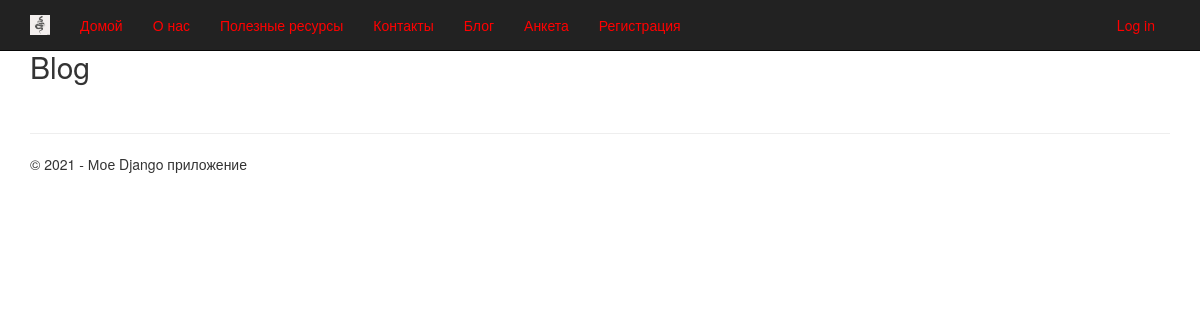
The app's page /blog, older data.
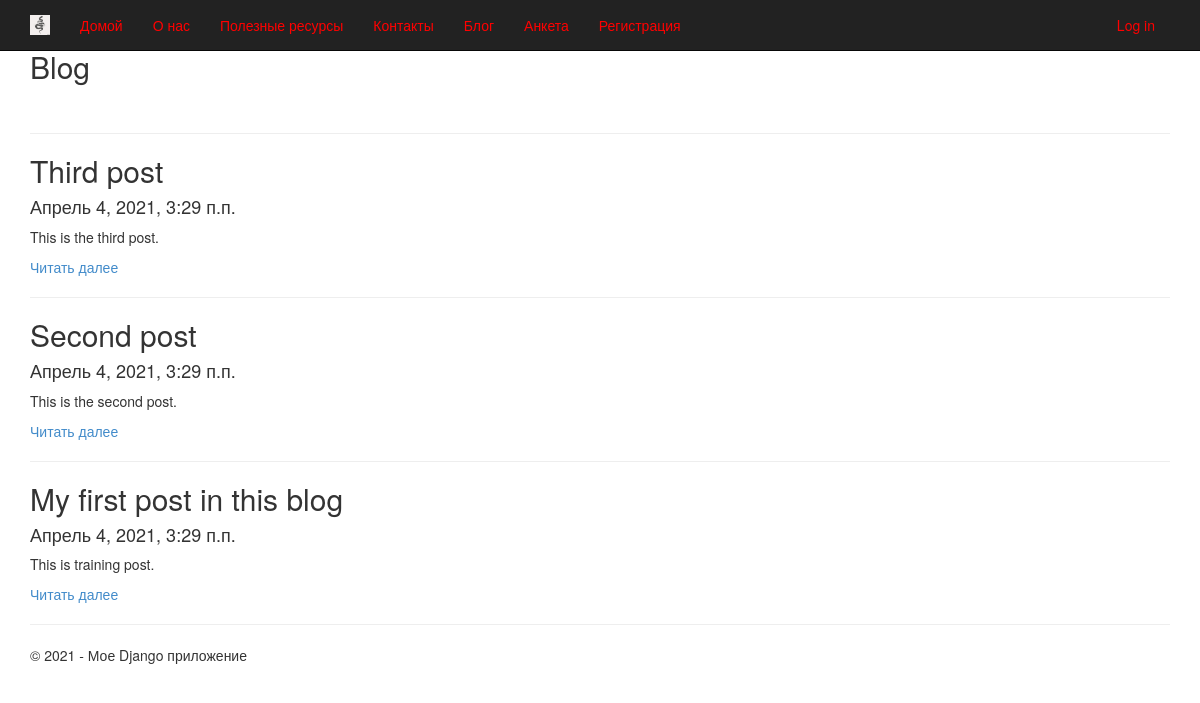
The same page, newer data.
### app/models.py (models this page shows, shortened)
class Blog(models.Model):
    title = models.CharField(max_length=100, unique_for_date='posted', verbose_name='Article')
    description = models.TextField(verbose_name='Synopsis') # Synopsis = short description
    content = models.TextField(verbose_name='Full description')
    posted = models.DateTimeField(default=datetime.now(), db_index=True, verbose_name='Publicated')
    author = models.ForeignKey(User, null=True, blank=True, on_delete = models.SET_NULL, verbose_name = "Author")
    class Meta:
        db_table = 'Posts'                  # name of the DB table
        ordering = ['-posted']              # order of sort data in model ("-" - descending)
        verbose_name = 'blog post'          # name that can we see in administration module
        verbose_name_plural = 'blog post'   # for all posts in blog

### app/views.py (the view)
# urls.py: url(r'^blog', app.views.blog, name='blog'),
def blog(request):
    posts = Blog.objects.all()      # query for choose all posts from model
    assert isinstance(request, HttpRequest)
    return render(
        request,
        'app/blog.html',
        {
            'title': 'Blog',
            'posts': posts,             # transfer list of posts in template of web-page
            'year': datetime.now().year,
        }
    )

### app/templates/app/blog.html
﻿{% extends "app/layout.html" %}
{% block content %}
<h2> {{ title }} </h2><br />
{% for post in posts %}
<hr />
<div class="">
    <h2> {{ post.title }} </h2>
    <h4> {{ post.posted }} </h4>
    <p> {{ post.description }} </p>
    <p><a href="{% url 'blogpost' parametr=post.id %}"> Читать далее </a></p>
</div>
{% endfor %}
{% endblock %}

### app/templates/app/layout.html (shortened to what this page needs)
﻿<!DOCTYPE html>
<html>
<head>
    {% load staticfiles %}
    <link rel="stylesheet" type="text/css" href="{% static 'app/content/bootstrap.css' %}" />
    <link rel="stylesheet" type="text/css" href="{% static 'app/content/site.css' %}" />
</head>
<body>
    <div class="navbar navbar-inverse navbar-fixed-top">
        <div class="container">
            <div class="navbar-header">
                <a href="/" class="navbar-brand"> <img width="20" height="20" src="{% static 'app/content/testimg.jpg' %}" alt="logo" /> </a>
            </div>
            <div class="navbar-collapse collapse">
                <ul class="nav navbar-nav">
                    <li><a href="{% url 'home' %}">Домой</a></li>
                    <li><a href="{% url 'about' %}">О нас</a></li>
                    <li><a href="{% url 'links' %}">Полезные ресурсы</a></li>
                    <li><a href="{% url 'contact' %}">Контакты</a></li>
                    <li><a href="{% url 'blog' %}">Блог</a></li>
                    <li><a href="{% url 'anketa' %}">Анкета</a></li>
                    {% if not user.is_authenticated %}
                        <li><a href="{% url 'registration' %}">Регистрация</a></li>
                    {% endif %}
                </ul>
                {% include 'app/loginpartial.html' %}
            </div>
        </div>
    </div>
    <div class="container body-content">
{% block content %}{% endblock %}
        <hr/>
        <footer>
            <p>&copy; {{ year }} - Мое Django приложение</p>
        </footer>
    </div>
</body>
</html>

### app/templates/app/loginpartial.html
﻿{% if user.is_authenticated %}
<form id="logoutForm" action="/logout" method="post" class="navbar-right">
    {% csrf_token %}
    <ul class="nav navbar-nav navbar-right">
        <li><span class="navbar-brand">Hello {{ user.username }}!</span></li>
        <li><a href="javascript:document.getElementById('logoutForm').submit()">Log off</a></li>
    </ul>
</form>
{% else %}
<ul class="nav navbar-nav navbar-right">
    <li><a href="{% url 'login' %}">Log in</a></li>
</ul>
{% endif %}

### app/static/app/content/site.css (style rules this page uses)
body { padding-top: 10px; padding-bottom: 10px; }
.body-content { padding-left: 15px; padding-right: 15px; }

Row changes from the older to the newer data that the page shows:
added Blog: title "Third post", posted "Апрель 4, 2021, 3:29 п.п.", description "This is the third post."
added Blog: title "Second post", posted "Апрель 4, 2021, 3:29 п.п.", description "This is the second post."
added Blog: title "My first post in this blog", posted "Апрель 4, 2021, 3:29 п.п.", description "This is training post."
